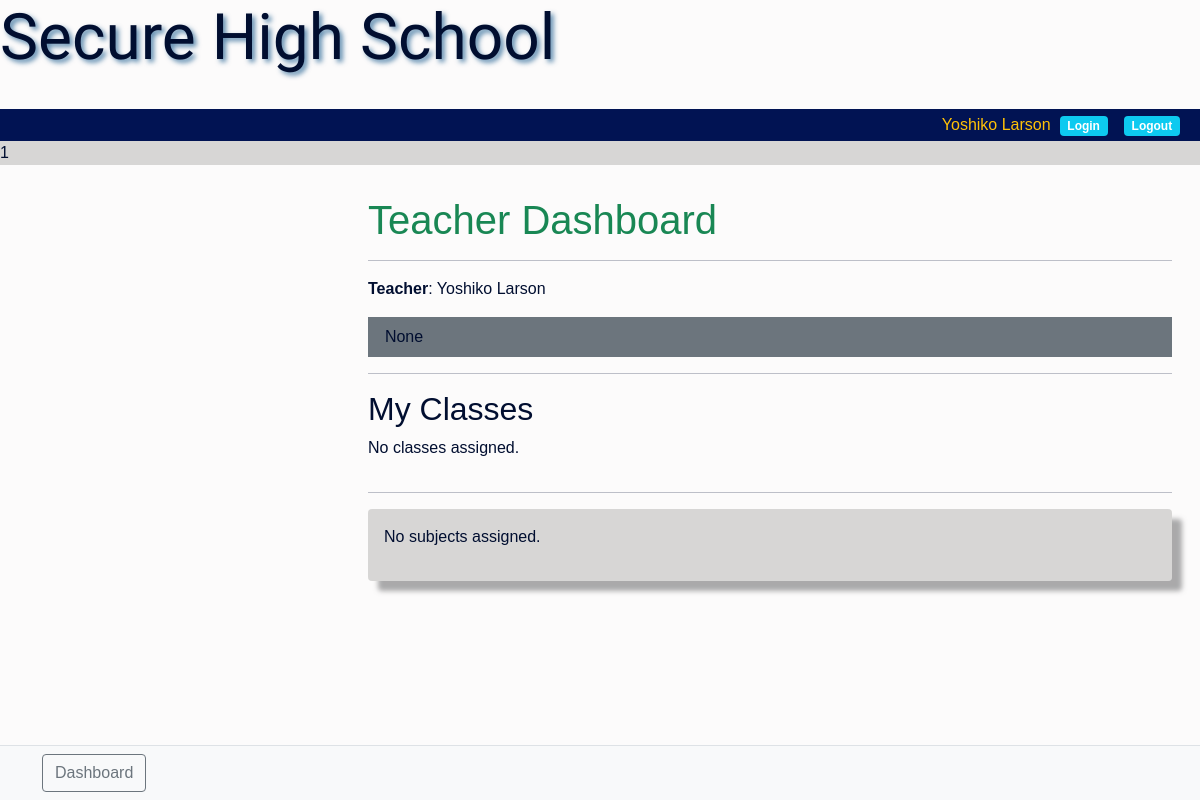
Before: / (signed in) with the older database file.
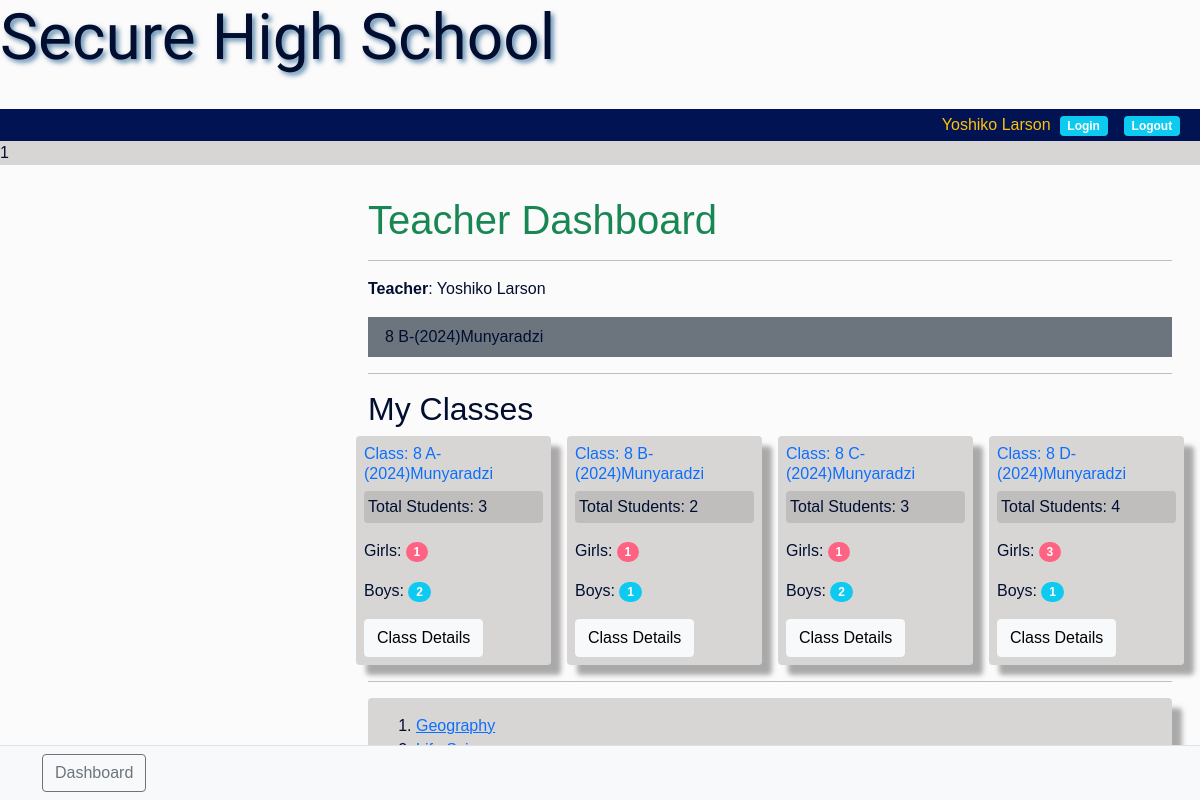
After: the same page with the newer database file.
### student/models.py (models this page shows, shortened)
class ClassRoom(models.Model):
    name      = models.ForeignKey(ClassName, on_delete=models.CASCADE)
    grd_level = models.ForeignKey(GradeLevel, on_delete=models.CASCADE, null=True, blank=True)
    students  = models.ManyToManyField(StudentProfile, blank=True)
    class_teacher = models.ForeignKey(CustomUser, on_delete=models.SET_NULL, null=True, blank=True, related_name='assigned_class')
    max_capacity  = models.PositiveIntegerField(default=45)
    date          = models.DateField(auto_now_add=True)
    year          = models.ForeignKey(AcademicCalendar, on_delete=models.CASCADE, null=True, blank=True)
    def __str__(self):
        return f"{self.name}"
    class Meta:
        ordering = ['name']

### customsettings/models.py (models this page shows)
class ClassName(models.Model):
    CLASS_CHOICES = [
        ('A', 'A'),('B', 'B'),('C', 'C'),('D', 'D'),('E', 'E'),
    ]
    schoolprofile  = models.ForeignKey(SchoolProfile, on_delete=models.CASCADE,blank=True, null=True)
    grd_level      = models.ForeignKey(GradeLevel, on_delete=models.CASCADE, null=True, blank=True)
    classname      = models.CharField(max_length= 1, choices=CLASS_CHOICES)
    academic_year  = models.ForeignKey(AcademicCalendar, on_delete=models.CASCADE, null=True, blank=True)
    date           = models.DateField(auto_now_add=True)
    def __str__(self):
        return f"{self.grd_level} {self.classname}-({self.academic_year}){self.schoolprofile }"

class SchoolProfile(models.Model):
    school_name  = models.OneToOneField(District_School_Registration, on_delete=models.CASCADE, blank=True, null=True)
    school_logo  = models.ImageField(upload_to='school_logos/', blank=True, null=True)
    facebook     = models.URLField(blank=True)
    twitter      = models.URLField(blank=True)
    instagram    = models.URLField(blank=True)
    school_subjects   = models.ManyToManyField('SchoolSubject')
    is_setup_complete = models.BooleanField(default=False)
    def __str__(self):
       return f'{self.school_name}'

class SchoolSubject(models.Model):
    subjects             = models.ManyToManyField(Subjects)
    schoolprofile_name   = models.ForeignKey(SchoolProfile, on_delete=models.CASCADE,blank=True, null=True)
    def __str__(self):
        return ', '.join(str(subject) for subject in self.subjects.all())

### district/models.py (models this page shows)
class GradeLevel(models.Model):
    class GradeLevels(models.IntegerChoices):
        EIGHT  = 8, '8'
        NINE   = 9, '9'
        TEN    = 10, '10'
        ELEVEN = 11, '11'
        TWELVE = 12, '12'
    grade_level = models.IntegerField(choices=GradeLevels.choices)
    def __str__(self):
        return str(self.grade_level)

class AcademicCalendar(models.Model):
    academic_year = models.PositiveIntegerField(default=datetime.datetime.now().year, blank=True, null=True)
    term_1_start_date = models.DateField(blank=True, null=True)
    term_1_end_date   = models.DateField(blank=True, null=True)
    term_2_start_date = models.DateField(blank=True, null=True)
    term_2_end_date   = models.DateField(blank=True, null=True)
    term_3_start_date = models.DateField(blank=True, null=True)
    term_3_end_date   = models.DateField(blank=True, null=True)
    term_4_start_date = models.DateField(blank=True, null=True)
    term_4_end_date   = models.DateField(blank=True, null=True)
    is_current = models.BooleanField(default=True)
    def __str__(self):
        return f'{self.academic_year}'

class District_School_Registration(models.Model):
    school_name   = models.CharField(max_length=255,blank=True, null=True)
    address       = models.TextField(blank=True, null=True)
    phone_number  = models.CharField(max_length=20,blank=True, null=True)
    email         = models.EmailField(blank=True, null=True)
    def __str__(self):
        return f'{self.school_name}'

class Subjects(models.Model):
    subjects = models.CharField(max_length=50,blank=True,null=True)
    def __str__(self):
        return f'{self.subjects}'
    class Meta:
        verbose_name_plural = 'Subjects'

### customadmin/views.py (the view, shortened to what this page needs)
# urls.py: path('', views.dashboard,name='dashbard'),
@login_required
def dashboard(request):
    user = request.user
    context = {}
    print(f"User: {user.email}, Groups: {user.groups.all()}")  # Debugging statement:
    import logging
    logger = logging.getLogger(__name__)
    if request.user.groups.filter(name='teacher').exists():
        try:
            teacher_profile = TeacherProfile.objects.get(teacher=request.user)
            school = teacher_profile.assigned_school
            my_assigned_class = teacher_profile.assigned_class
            my_classes = teacher_profile.classes_taught.all()
            my_classes_students = []
            for class_ in my_classes:
                students = class_.students.all()
                female_students = students.filter(gender='female')
                male_students = students.filter(gender='male')
                students_count = students.count()
                my_classes_students.append({
                    'class_': class_,
                    'students': students,
                    'female_students': female_students,
                    'students_count': students_count,
                    'male_students': male_students,
                })
            context = {
                'my_classes_students': my_classes_students,
                'my_subjects': teacher_profile.subjects_taught.all(),
                'my_assigned_class':my_assigned_class
            }
            return render(request, 'customadmin/dashboard/teacher_dashboard.html', context)
        except TeacherProfile.DoesNotExist:
            logger.error("TeacherProfile does not exist for user: %s", request.user)

### customadmin/models.py (called while the page is built)
    def __str__(self):
        return f'{self.first_name} {self.last_name}'

### customadmin/templatetags/custom_tags.py (called while the page is built)
@register.simple_tag
def get_dashboard_url(user):
    if user.groups.filter(name='student').exists():
        return reverse('high_level_dashboard')
    elif user.groups.filter(name='staff').exists():
        return reverse('teacher_dashboard')
    elif user.groups.filter(name='school_admin').exists():
        return reverse('school_admin_dashboard')
    elif user.groups.filter(name='deputy_head').exists():
        return reverse('deputy_head_dashboard')
    elif user.groups.filter(name='school_head').exists():
        return reverse('school_head_dashboard')
    else:
        return reverse('default_dashboard')

### templates/customadmin/dashboard/teacher_dashboard.html
{% extends "partials/teacher-base.html" %}
{% load crispy_forms_tags %}
{% block content %}
<div class="container w-75 offset-2 p-5">
    <h1 class="text-success">Teacher Dashboard</h1>
    <hr>
    <p><strong>Teacher</strong>: {{ request.user }}</p>
    <p class="bg-secondary p-2">&nbsp;&nbsp;{{my_assigned_class}}</p>
    <hr>
    <h2>My Classes</h2>
    <div class="row d-flex gap-3 ">
        {% if my_classes_students %}
            {% for class_info in my_classes_students %}
            <div class="col-md bg1 rounded shado p-2">
                <h6 class="text-primary">Class: {{ class_info.class_.name }}</h6>
                <p class="bg1 p-1 rounded">Total Students: {{ class_info.students_count }}</p>
                <p>Girls: <span class="badge rounded-pill bggirls">{{ class_info.female_students.count }}</span></p>
                <p>Boys: <span class="badge rounded-pill bg-info">{{ class_info.male_students.count }}</span></p>
                <a href="{% url 'classroom_details' pk=class_info.class_.id %}" class="btn btn-light">Class Details</a>
            </div>
            {% endfor %}
        {% else %}
            <p>No classes assigned.</p>
        {% endif %}
    </div>
    <hr>
    <div class="col-md shado p-3 bg1 mt-3 rounded">
        {% if my_subjects %}
        <ol>
            {% for subject in my_subjects %}
            <li><a href="{% url 'capture' subject.id %}">{{ subject }}</a></li>
            {% endfor %}
        </ol>
        {% else %}
        <p>No subjects assigned.</p>
        {% endif %}
    </div>
</div>
{% endblock %}

Changed rows visible on the page:
now on this page (row edited): ClassRoom: name.school_name "8 B-(2024)Munyaradzi", class_.name "8 B-(2024)Munyaradzi", students_count "2", female_students.count "1", male_students.count "1"
now on this page (row edited): ClassRoom: class_.name "8 A-(2024)Munyaradzi", students_count "3", female_students.count "1", male_students.count "2"
now on this page (row edited): ClassRoom: class_.name "8 C-(2024)Munyaradzi", students_count "3", female_students.count "1", male_students.count "2"
now on this page (row edited): ClassRoom: class_.name "8 D-(2024)Munyaradzi", students_count "4", female_students.count "3", male_students.count "1"
now on this page (row unchanged): SchoolSubject: id.subjects "Geography"
Other visible differences:
{{ my_assigned_class }}: "None" → (not shown)
text no longer shown: "No classes assigned. No subjects assigned."
